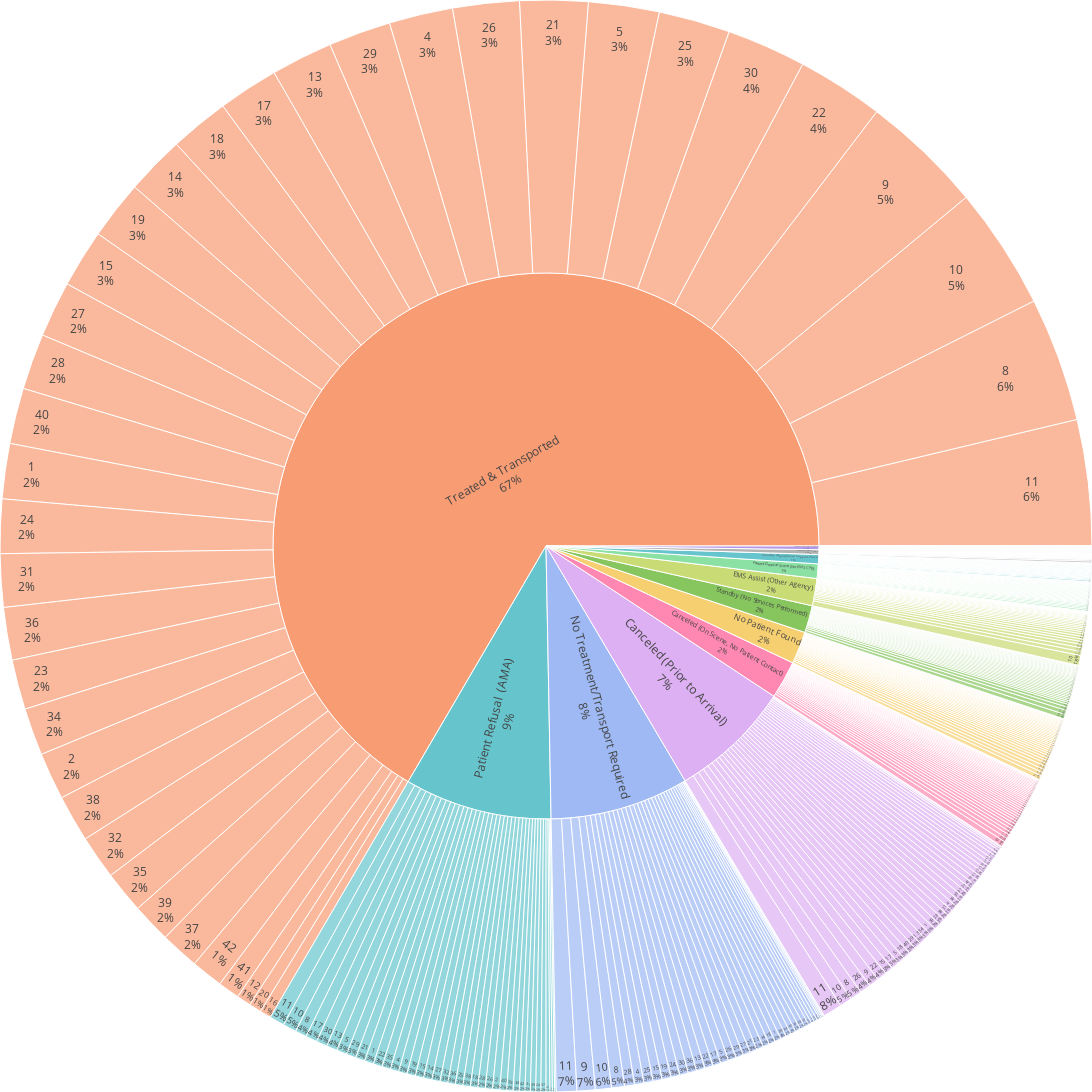

This figure's notebook cell:
### Code cell
fig = px.sunburst(
    data_frame=df_q4_c,
    path=["PatientOutcome", 'FireStation'],
    color="PatientOutcome",
    color_discrete_sequence=px.colors.qualitative.Pastel,
    width = 1500, 
    height = 1400,
    branchvalues="total",
    hover_name="PatientOutcome",
    hover_data={'PatientOutcome': False}
)

fig.update_traces(textinfo='label+percent parent')
fig.update_layout(margin=dict(t=0, l=0, r=0, b=0))

fig.show()

### Figure 1 — Plotly figure (JSON) as saved in the notebook; plotly's stock layout.template omitted (floating-point values rounded to 4 significant figures; data arrays with more than 128 entries replaced by an {"elided": "..."} marker saying what was removed)
{"data": [{"branchvalues": "total", "customdata": {"elided": "468x1 str values"}, "domain": {"x": [0, 1], "y": [0, 1]}, "hovertemplate": "<b>%{hovertext}</b><br><br>labels=%{label}<br>count=%{value}<br>parent=%{parent}<br>id=%{id}<extra></extra>", "hovertext": {"elided": "468 str values"}, "ids": {"elided": "468 str values"}, "labels": {"elided": "468 str values"}, "marker": {"colors": {"elided": "468 str values"}}, "name": "", "parents": {"elided": "468 str values"}, "textinfo": "label+percent parent", "type": "sunburst", "values": {"elided": "468 int values"}}], "layout": {"height": 1400, "legend": {"tracegroupgap": 0}, "margin": {"b": 0, "l": 0, "r": 0, "t": 0}, "sunburstcolorway": ["rgb(102, 197, 204)", "rgb(246, 207, 113)", "rgb(248, 156, 116)", "rgb(220, 176, 242)", "rgb(135, 197, 95)", "rgb(158, 185, 243)", "rgb(254, 136, 177)", "rgb(201, 219, 116)", "rgb(139, 224, 164)", "rgb(180, 151, 231)", "rgb(179, 179, 179)"], "width": 1500}}
